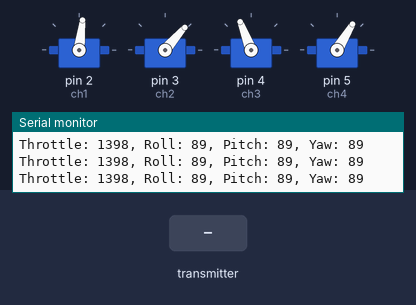
Simulated run of this sketch. Board: Arduino Uno, built with avr-gcc and run on an emulated ATmega328P. Shown: 4 × servo, the last lines printed to the serial monitor. The inputs (shaded band) are chosen by the test bench. No radio packets arrive unless stated.

Above: at 1.2 s.
1.3 s: the transmitter starts sending pitch = 255
At 2.1 s:
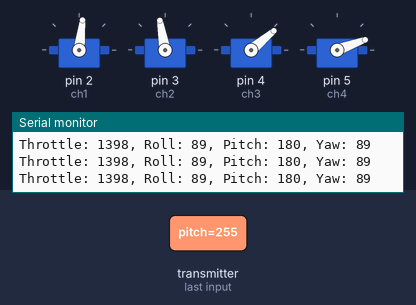
2.8 s: the transmitter starts sending throttle = 0
At 3.8 s:
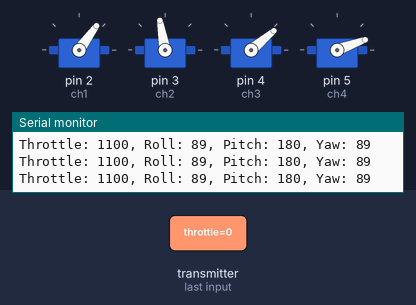
4.3 s: the transmitter starts sending pitch = 0
At 4.9 s:
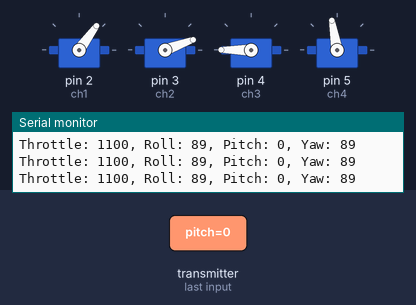
5.8 s: the transmitter starts sending pitch = 64
At 7.0 s:
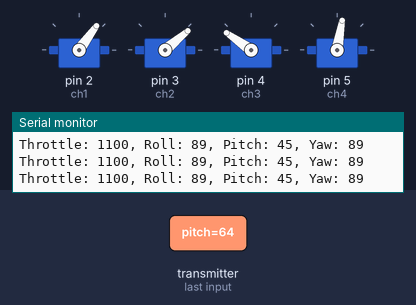
7.3 s: the transmitter starts sending throttle = 64
At 8.3 s:
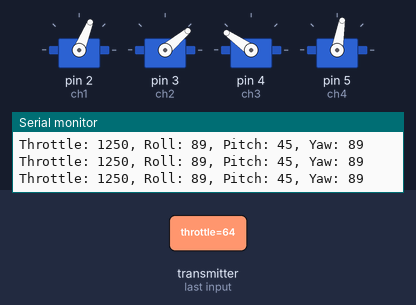
8.8 s: the transmitter starts sending throttle = 128
At 10.0 s:
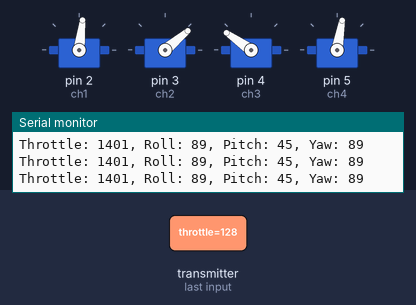
Timing chart, 0 to 11.3 s (numbered marks = the images above; inputs shaded):
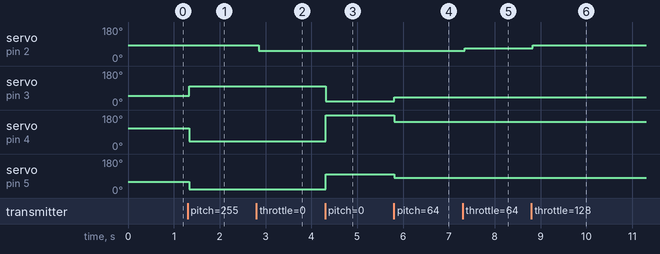

The sketch:

Receiver.ino
```cpp
//  4 Channel Receiver | 4 Kanal Alıcı
//  PWM output on pins D2, D3, D4, D5 (Çıkış pinleri)

#include <SPI.h>
#include <nRF24L01.h>
#include <RF24.h>
#include <Servo.h>

int ch_width_1 = 0;
int ch_width_2 = 0;
int ch_width_3 = 0;
int ch_width_4 = 0;

Servo ch1;
Servo ch2;
Servo ch3;
Servo ch4;

struct Signal {
byte throttle;
byte pitch;
byte roll;
byte yaw;
};

Signal data;

const uint64_t pipeIn = 0xE9E8F0F0E1LL;
RF24 radio(7, 8);

void ResetData()
{
// Define the inicial value of each data input. | Veri girişlerinin başlangıç değerleri
// The middle position for Potenciometers. (254/2=127) | Potansiyometreler için orta konum
data.throttle = 127; // Motor Stop | Motor Kapalı
data.pitch = 127;  // Center | Merkez
data.roll = 127;   // Center | Merkez
data.yaw = 127;   // Center | Merkez
}

void setup()
{
  Serial.begin(9600);
  //Set the pins for each PWM signal | Her bir PWM sinyal için pinler belirleniyor.
  ch1.attach(2); //Throttle er på D2, så ch1 skal være throttle
  ch2.attach(3); //Set forfra er det den højre servo
  ch3.attach(4); //Bagerste servo
  ch4.attach(5); //Set forfra er det den venstre servo

  //Configure the NRF24 module
  ResetData();
  radio.begin();
  radio.openReadingPipe(1,pipeIn);

  radio.startListening(); //start the radio comunication for receiver | Alıcı olarak sinyal iletişimi başlatılıyor
}

unsigned long lastRecvTime = 0;

void recvData()
{
while ( radio.available() ) {
radio.read(&data, sizeof(Signal));
lastRecvTime = millis();   // receive the data | data alınıyor
}
}

void loop()
{
recvData();
unsigned long now = millis();
if ( now - lastRecvTime > 1000 ) {
ResetData(); // Signal lost.. Reset data | Sinyal kayıpsa data resetleniyor
}
// Map incoming data to the full range of servo angles (0 to 180 degrees)
//ch_width_1 = map(data.throttle, 0, 255, 0, 180);
ch_width_1 = map(data.throttle, 0, 255, 1100, 1700);     // pin D2 (PWM signal), motoren aktiveres ved omkring PWM 1500, du kan øge hastigheden ved at øge det sidste tal fra 1700-2000
ch_width_2 = map(data.pitch,    0, 255, 0, 180);        // Styrer alle 3 servos med højre joystick frem-tilbage
ch_width_3 = map(data.roll,     0, 255, 0, 180);        // Styres 2 vinge-servos med højre joystick venstre-højre
ch_width_4 = map(data.yaw,      0, 255, 0, 180);       // Ubrugt

int pitch_value = ch_width_2;  // Map pitch to servo range
int roll_value = ch_width_3;   // Map roll to servo range

// Apply pitch control if roll is within 80-100 range
if (roll_value > 70 && roll_value < 110) {
    ch2.write(map(pitch_value, 0, 180, 20, 100));  // Set pitch for ch2, set forfra er det højre servo
    ch3.write(map(pitch_value, 0, 180, 180, 40));  // Set pitch for ch3, bagerste servo
    ch4.write(map(pitch_value, 0, 180, 100, 20));  // Set pitch for ch4, set forfra er det venstre servo, de sidste to tal er vendt rundt fordi den skal være inverted
}

// Apply roll control if pitch is within 80-100 range
if (pitch_value > 70 && pitch_value < 110) {
    ch2.write(map(roll_value,0,180,0,100));  // Set roll for ch3 (inversed), højre servo set forfra
    ch4.write(map(roll_value,0,180,20,100));    // Set roll for ch4, venstre servo set forfra
}

// Set the throttle and yaw positions
ch1.write(ch_width_1);  // Set throttle (PWM signal on pin D2)


Serial.print("Throttle: ");
Serial.print(ch_width_1);
Serial.print(", Roll: ");
Serial.print(ch_width_3);
Serial.print(", Pitch: ");
Serial.print(ch_width_2);
Serial.print(", Yaw: ");
Serial.println(ch_width_4);
}
```

Measured:
- after the input at 1.3 s, servo on pin 3 (ch2): 49° → 100° at once; servo on pin 4 (ch3): 111° → 40° at once; servo on pin 5 (ch4): 59° → 20° at once
- after the input at 2.8 s, servo on pin 2 (ch1): 83° → 54° after 0.05 s
- after the input at 4.3 s, servo on pin 3 (ch2): 100° → 20° at once; servo on pin 4 (ch3): 40° → 180° at once; servo on pin 5 (ch4): 20° → 100° at once
- after the input at 5.8 s, servo on pin 3 (ch2): 20° → 40° at once; servo on pin 4 (ch3): 180° → 145° at once; servo on pin 5 (ch4): 100° → 80° at once
- after the input at 7.3 s, servo on pin 2 (ch1): 54° → 68° at once
- after the input at 8.8 s, servo on pin 2 (ch1): 68° → 83° at once
